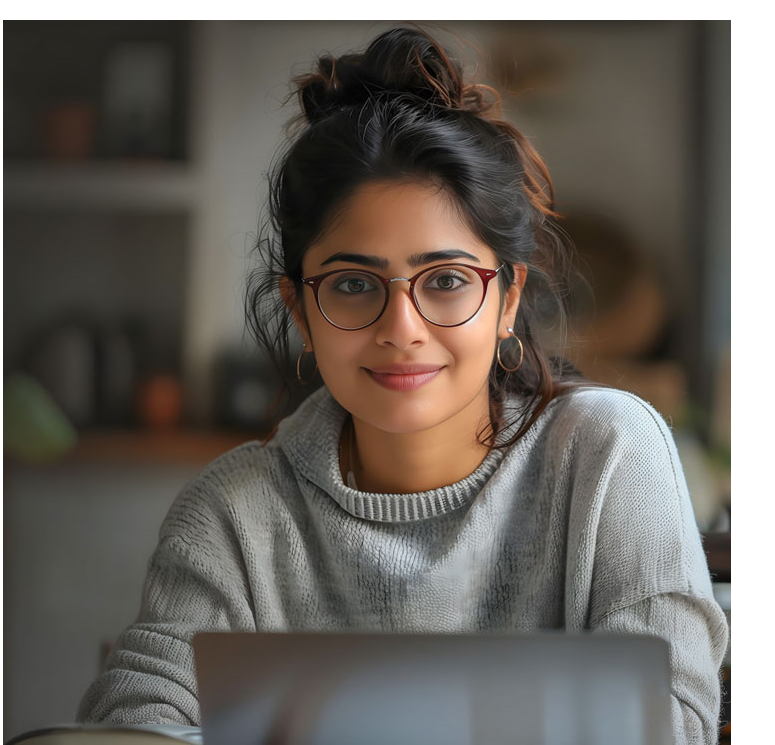
#> input picture image_02.png, 775 x 745 px
$ jupyter execute 'exp 12.ipynb'
#> lines starting #> are read from the running program, lines starting #| are printed output that depends on the picture; after the words box and inside, x2 and y2 are one past the last pixel; in counts of white or black regions, pixels touching at a corner belong together
# Exp 12 - Face Detection using Haar Cascades with OpenCV and Matplotlib
## Developed By: Deepak K R
## Reg No: 212225040057
## Date : 03/09/2026

[cell 1]
import cv2

# Load Haar cascade directly from local file
face_cascade = cv2.CascadeClassifier('haarcascade_frontalface_default.xml')

# Read the image
image = cv2.imread('image_01.png')

# Check if image was loaded
if image is None:
    print("Error: Image not found.")
else:
    # Convert to grayscale
    gray = cv2.cvtColor(image, cv2.COLOR_BGR2GRAY)

    # Detect faces
    faces = face_cascade.detectMultiScale(gray, scaleFactor=1.1, minNeighbors=5)

    # Draw rectangles
    for (x, y, w, h) in faces:
        cv2.rectangle(image, (x, y), (x + w, y + h), (255, 0, 0), 2)

    # Get screen resolution
    screen_res = 1920, 1080  # You can change this based on your screen
    scale_width = screen_res[0] / image.shape[1]
    scale_height = screen_res[1] / image.shape[0]
    scale = min(scale_width, scale_height)

    window_width = int(image.shape[1] * scale)
    window_height = int(image.shape[0] * scale)

    # Resize image
    resized_image = cv2.resize(image, (window_width, window_height))

    # Show image
    cv2.imshow('Detected Faces', resized_image)
    cv2.waitKey(0)
    cv2.destroyAllWindows()

[cell 2]
import cv2

# Load Haar cascade directly from local file
face_cascade = cv2.CascadeClassifier('haarcascade_frontalface_default.xml')

# Read the image
image = cv2.imread('image_02.png')
#> image is the input picture: shape (745, 775, 3); mean B, G, R 92.5, 99.1, 105

# Check if image was loaded
if image is None:
    print("Error: Image not found.")
else:
    # Convert to grayscale
    gray = cv2.cvtColor(image, cv2.COLOR_BGR2GRAY)
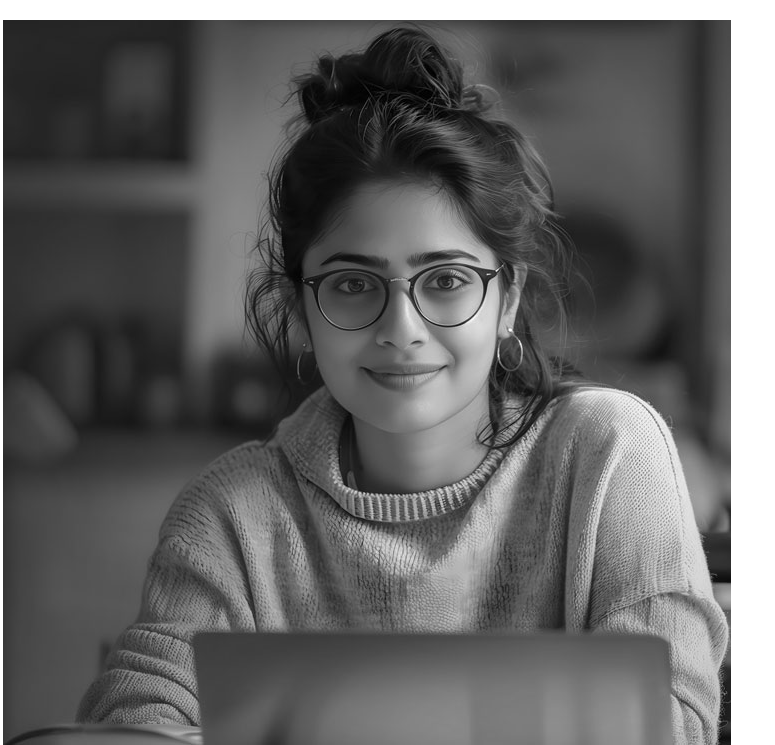
#> gray: shape (745, 775); min 0, max 255, mean 100.1

    # Detect faces
    faces = face_cascade.detectMultiScale(gray, scaleFactor=1.1, minNeighbors=5)
#> faces = [[270, 186, 261, 261]]

    # Draw rectangles
    for (x, y, w, h) in faces:
        cv2.rectangle(image, (x, y), (x + w, y + h), (255, 0, 0), 2)
#> this loop made 1 pass
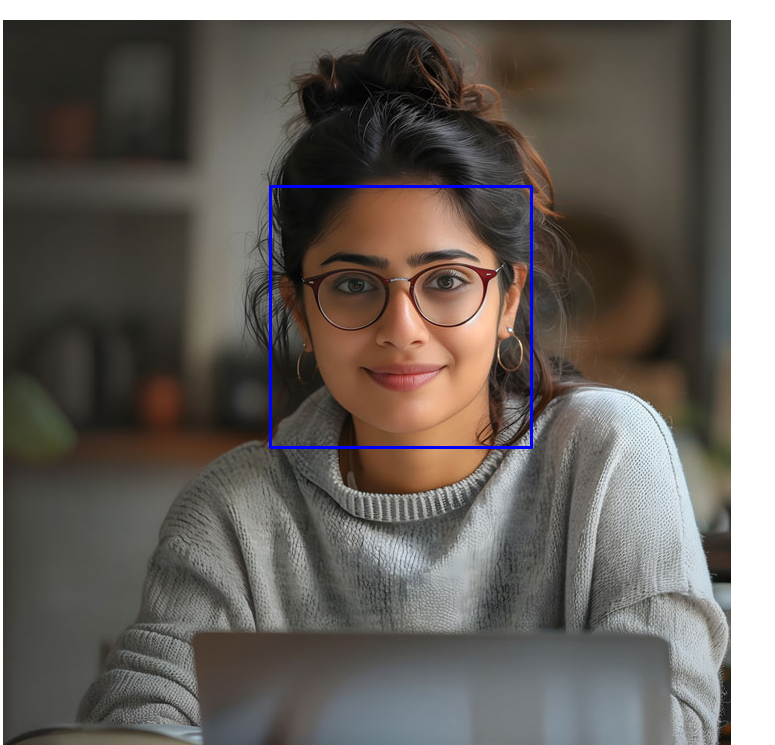
#> image: shape (745, 775, 3); 0.54% of pixels changed, all inside (x1, y1, x2, y2) = (269, 185, 533, 449)

    # Get screen resolution
    screen_res = 1920, 1080  # You can change this based on your screen
    scale_width = screen_res[0] / image.shape[1]
#> scale_width = 2.48
    scale_height = screen_res[1] / image.shape[0]
#> scale_height = 1.45
    scale = min(scale_width, scale_height)
#> scale = 1.45

    window_width = int(image.shape[1] * scale)
#> window_width = 1123
    window_height = int(image.shape[0] * scale)
#> window_height = 1080

    # Resize image
    resized_image = cv2.resize(image, (window_width, window_height))

    # Show image
    cv2.imshow('Detected Faces', resized_image)
    cv2.waitKey(0)
    cv2.destroyAllWindows()

[cell 3]
import cv2

# Load Haar cascade directly from local file
face_cascade = cv2.CascadeClassifier('haarcascade_frontalface_default.xml')

# Read the image
image = cv2.imread('image_03.png')
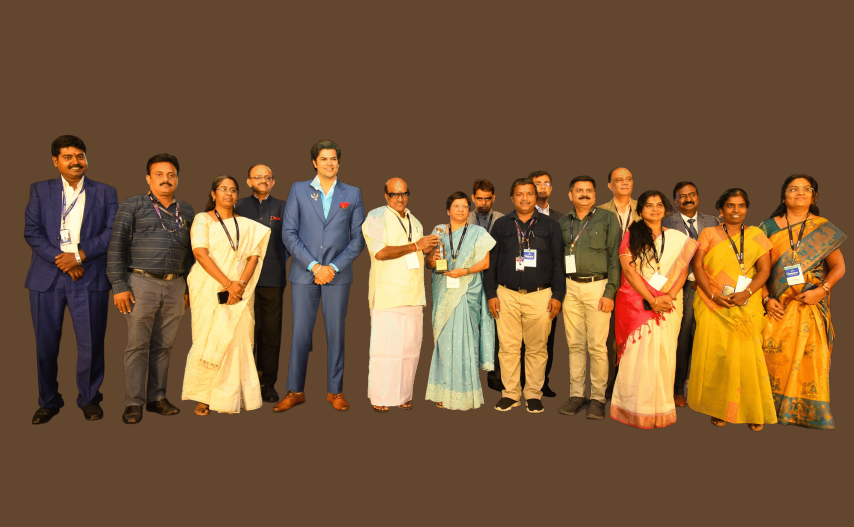
#> input picture image_03.png, 2560 x 1579 px (shown at 1/3 size)
#> image is the input picture: shape (1579, 2560, 3); mean B, G, R 56.3, 88.5, 119.6

# Check if image was loaded
if image is None:
    print("Error: Image not found.")
else:
    # Convert to grayscale
    gray = cv2.cvtColor(image, cv2.COLOR_BGR2GRAY)
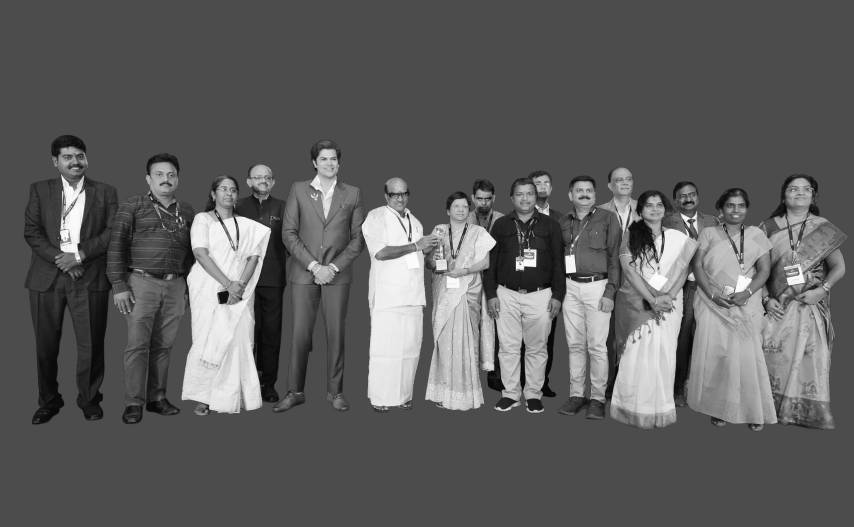
#> gray: shape (1579, 2560) (shown at 1/3 size); min 9, max 251, mean 94.3

    # Detect faces
    faces = face_cascade.detectMultiScale(gray, scaleFactor=1.1, minNeighbors=5)
#> faces = 20 rows, first 6: [1418, 572, 67, 67], [1598, 526, 60, 60], [1539, 556, 72, 72], [1927, 590, 73, 73], [1351, 598, 61, 61], [950, 449, 74, 74]

    # Draw rectangles
    for (x, y, w, h) in faces:
        cv2.rectangle(image, (x, y), (x + w, y + h), (255, 0, 0), 2)
#> this loop made 20 passes
#> (x, y, w, h) on passes 1 to 12: (1418, 572, 67, 67), (1598, 526, 60, 60), (1539, 556, 72, 72), (1927, 590, 73, 73), (1351, 598, 61, 61), (950, 449, 74, 74), (1833, 508, 78, 78), (647, 540, 74, 74), (2172, 589, 74, 74), (1158, 553, 79, 79), (754, 505, 72, 72), (2358, 533, 89, 89)

    # Get screen resolution
    screen_res = 1920, 1080  # You can change this based on your screen
    scale_width = screen_res[0] / image.shape[1]
#> scale_width = 0.75
    scale_height = screen_res[1] / image.shape[0]
#> scale_height = 0.684
    scale = min(scale_width, scale_height)
#> scale = 0.684

    window_width = int(image.shape[1] * scale)
#> window_width = 1750
    window_height = int(image.shape[0] * scale)

    # Resize image
    resized_image = cv2.resize(image, (window_width, window_height))
#> resized_image: shape (1080, 1750, 3)

    # Show image
    cv2.imshow('Detected Faces', resized_image)
    cv2.waitKey(0)
    cv2.destroyAllWindows()

[cell 4]
import cv2

# Load Haar cascade directly from local file
face_cascade = cv2.CascadeClassifier('haarcascade_frontalface_default.xml')

# Read the image
image = cv2.imread('25008695.jpg')
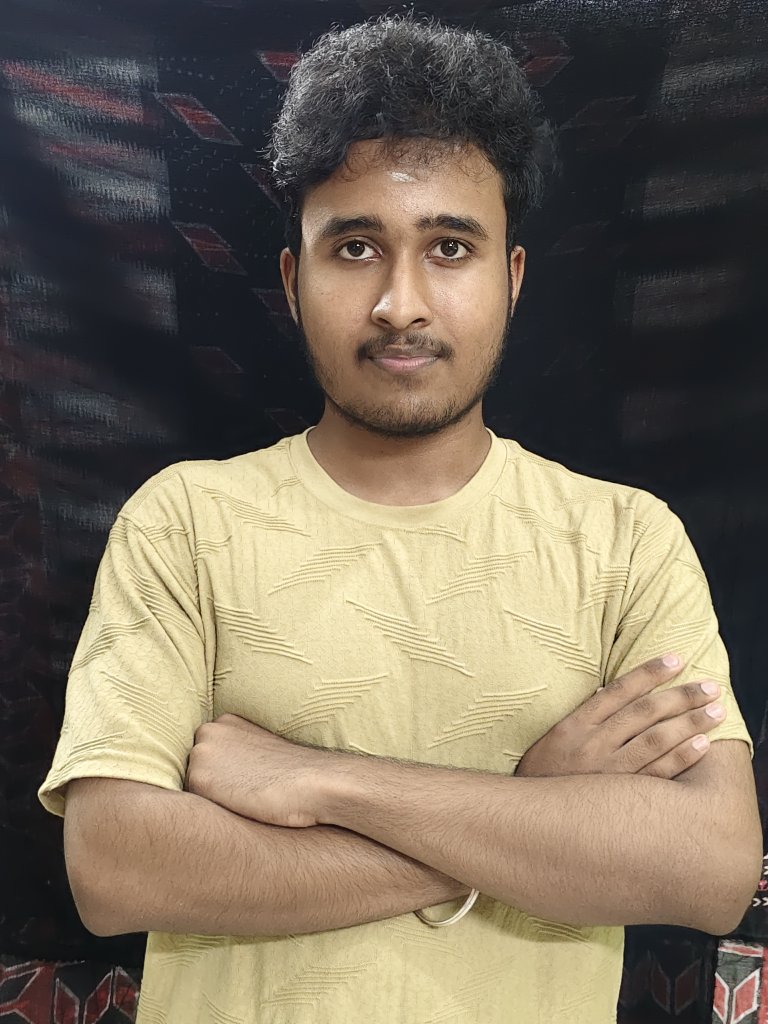
#> input picture 25008695.jpg, 3072 x 4096 px (shown at 1/4 size)
#> image is the input picture: shape (4096, 3072, 3); mean B, G, R 92.9, 109.1, 120.1

# Check if image was loaded
if image is None:
    print("Error: Image not found.")
else:
    # Convert to grayscale
    gray = cv2.cvtColor(image, cv2.COLOR_BGR2GRAY)
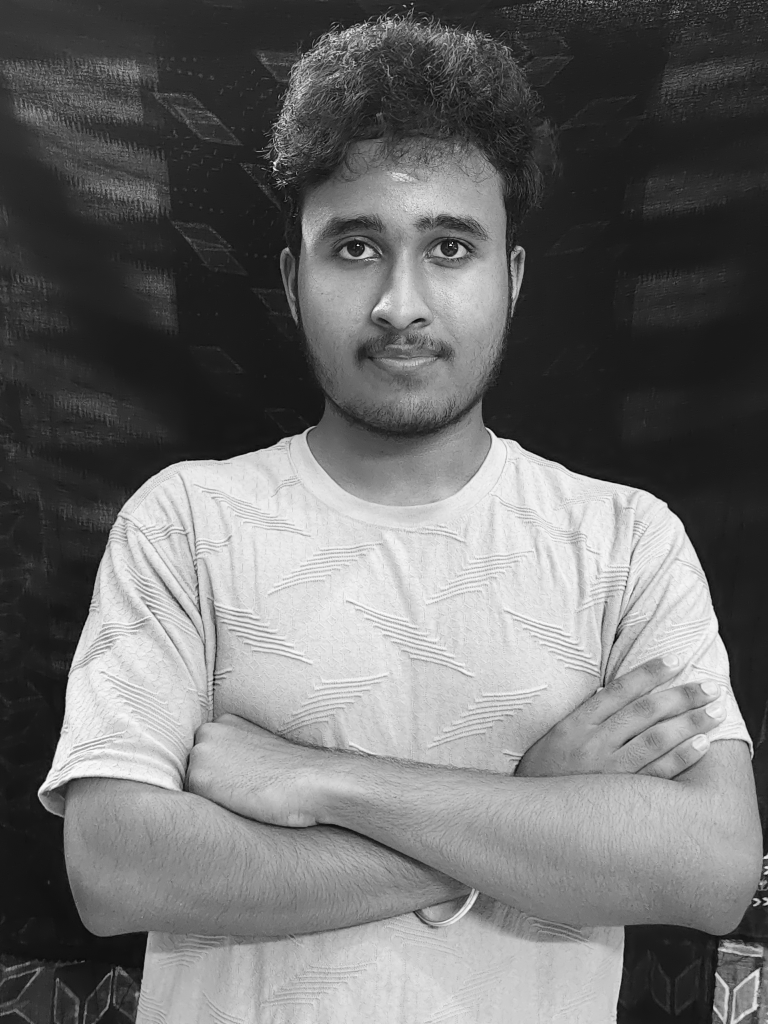
#> gray: shape (4096, 3072) (shown at 1/4 size); min 0, max 255, mean 110.6

    # Detect faces
    faces = face_cascade.detectMultiScale(gray, scaleFactor=1.1, minNeighbors=5)
#> faces = [[645, 1129, 64, 64], [443, 2174, 62, 62], [2387, 2368, 61, 61], [634, 1211, 88, 88], [1058, 560, 1125, 1125]]

    # Draw rectangles
    for (x, y, w, h) in faces:
        cv2.rectangle(image, (x, y), (x + w, y + h), (255, 0, 0), 2)
#> this loop made 5 passes

    # Get screen resolution
    screen_res = 1920, 1080  # You can change this based on your screen
    scale_width = screen_res[0] / image.shape[1]
#> scale_width = 0.625
    scale_height = screen_res[1] / image.shape[0]
#> scale_height = 0.264
    scale = min(scale_width, scale_height)
#> scale = 0.264

    window_width = int(image.shape[1] * scale)
#> window_width = 810
    window_height = int(image.shape[0] * scale)

    # Resize image
    resized_image = cv2.resize(image, (window_width, window_height))
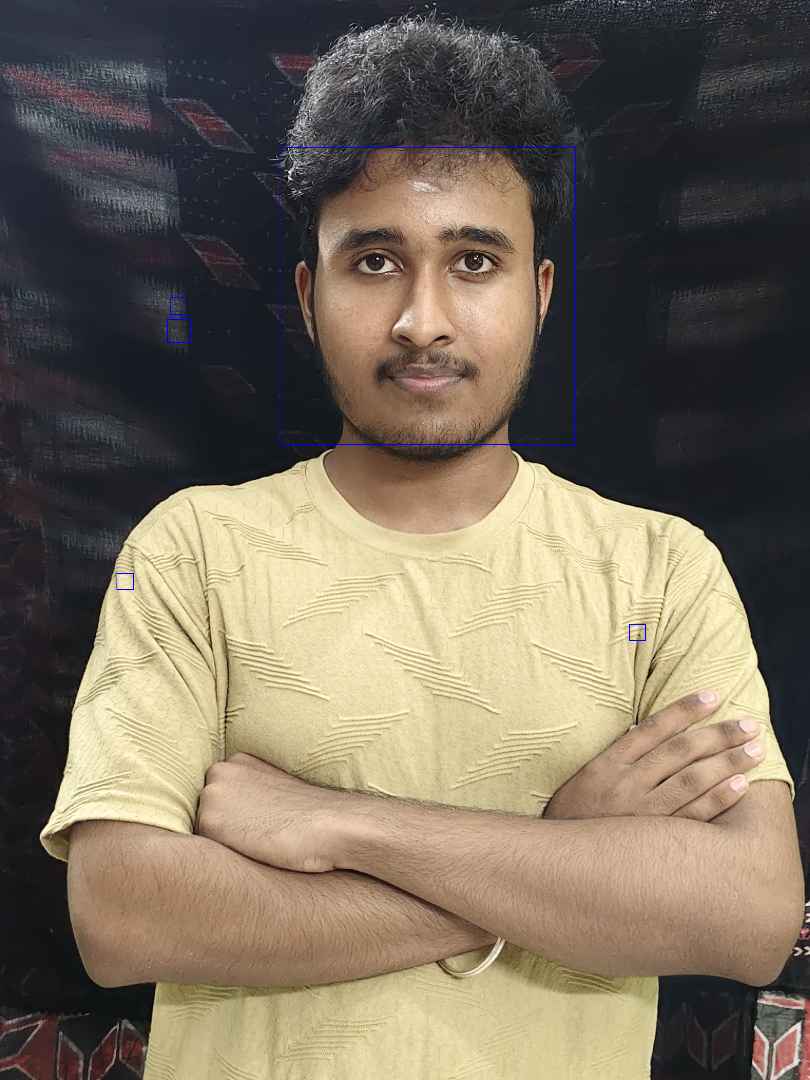
#> resized_image: shape (1080, 810, 3); mean B, G, R 93.1, 108.9, 119.9

    # Show image
    cv2.imshow('Detected Faces', resized_image)
    cv2.waitKey(0)
    cv2.destroyAllWindows()
